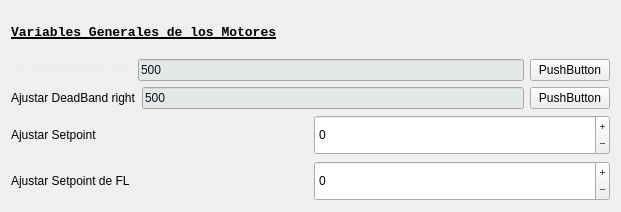
          <widget class="QWidget" name="layoutWidget">
           <property name="geometry">
            <rect>
             <x>0</x>
             <y>10</y>
             <width>621</width>
             <height>212</height>
            </rect>
           </property>
           <layout class="QVBoxLayout" name="verticalLayout_31">
            <item>
             <widget class="QLabel" name="IR_1_label_25">
              <property name="minimumSize">
               <size>
                <width>0</width>
                <height>40</height>
               </size>
              </property>
              <property name="maximumSize">
               <size>
                <width>16777215</width>
                <height>16777215</height>
               </size>
              </property>
              <property name="font">
               <font>
                <family>Consolas</family>
                <pointsize>10</pointsize>
                <italic>false</italic>
                <bold>true</bold>
                <underline>true</underline>
                <strikeout>false</strikeout>
               </font>
              </property>
              <property name="text">
               <string>Variables Generales de los Motores</string>
              </property>
             </widget>
            </item>
            <item>
             <layout class="QHBoxLayout" name="horizontalLayout_20">
              <item>
               <widget class="QLabel" name="LDL_Label">
                <property name="maximumSize">
                 <size>
                  <width>16777215</width>
                  <height>20</height>
                 </size>
                </property>
                <property name="palette">
                 <palette>
                  <active>
                   <colorrole role="WindowText">
                    <brush brushstyle="SolidPattern">
                     <color alpha="255">
                      <red>232</red>
                      <green>236</green>
                      <blue>236</blue>
                     </color>
                    </brush>
                   </colorrole>
                   <colorrole role="Button">
                    <brush brushstyle="SolidPattern">
                     <color alpha="255">
                      <red>6</red>
                      <green>20</green>
                      <blue>27</blue>
                     </color>
                    </brush>
                   </colorrole>
                   <colorrole role="Text">
                    <brush brushstyle="SolidPattern">
                     <color alpha="255">
                      <red>232</red>
                      <green>236</green>
                      <blue>236</blue>
                     </color>
                    </brush>
                   </colorrole>
                   <colorrole role="ButtonText">
                    <brush brushstyle="SolidPattern">
                     <color alpha="255">
                      <red>232</red>
                      <green>236</green>
                      <blue>236</blue>
                     </color>
                    </brush>
                   </colorrole>
                   <colorrole role="Base">
                    <brush brushstyle="SolidPattern">
                     <color alpha="255">
                      <red>6</red>
                      <green>20</green>
                      <blue>27</blue>
                     </color>
                    </brush>
                   </colorrole>
                   <colorrole role="Window">
                    <brush brushstyle="SolidPattern">
                     <color alpha="255">
                      <red>6</red>
                      <green>20</green>
                      <blue>27</blue>
                     </color>
                    </brush>
                   </colorrole>
                   <colorrole role="PlaceholderText">
                    <brush brushstyle="SolidPattern">
                     <color alpha="128">
                      <red>232</red>
                      <green>236</green>
                      <blue>236</blue>
                     </color>
                    </brush>
                   </colorrole>
                  </active>
                  <inactive>
                   <colorrole role="WindowText">
                    <brush brushstyle="SolidPattern">
                     <color alpha="255">
                      <red>232</red>
                      <green>236</green>
                      <blue>236</blue>
                     </color>
                    </brush>
                   </colorrole>
                   <colorrole role="Button">
                    <brush brushstyle="SolidPattern">
                     <color alpha="255">
                      <red>6</red>
                      <green>20</green>
                      <blue>27</blue>
                     </color>
                    </brush>
                   </colorrole>
                   <colorrole role="Text">
                    <brush brushstyle="SolidPattern">
                     <color alpha="255">
                      <red>232</red>
                      <green>236</green>
                      <blue>236</blue>
                     </color>
                    </brush>
                   </colorrole>
                   <colorrole role="ButtonText">
                    <brush brushstyle="SolidPattern">
                     <color alpha="255">
                      <red>232</red>
                      <green>236</green>
                      <blue>236</blue>
                     </color>
                    </brush>
                   </colorrole>
                   <colorrole role="Base">
                    <brush brushstyle="SolidPattern">
                     <color alpha="255">
                      <red>6</red>
                      <green>20</green>
                      <blue>27</blue>
                     </color>
                    </brush>
                   </colorrole>
                   <colorrole role="Window">
                    <brush brushstyle="SolidPattern">
                     <color alpha="255">
                      <red>6</red>
                      <green>20</green>
                      <blue>27</blue>
                     </color>
                    </brush>
                   </colorrole>
                   <colorrole role="PlaceholderText">
                    <brush brushstyle="SolidPattern">
                     <color alpha="128">
                      <red>232</red>
                      <green>236</green>
                      <blue>236</blue>
                     </color>
                    </brush>
                   </colorrole>
                  </inactive>
                  <disabled>
                   <colorrole role="WindowText">
                    <brush brushstyle="SolidPattern">
                     <color alpha="255">
                      <red>232</red>
                      <green>236</green>
                      <blue>236</blue>
                     </color>
                    </brush>
                   </colorrole>
                   <colorrole role="Button">
                    <brush brushstyle="SolidPattern">
                     <color alpha="255">
                      <red>6</red>
                      <green>20</green>
                      <blue>27</blue>
                     </color>
                    </brush>
                   </colorrole>
                   <colorrole role="Text">
                    <brush brushstyle="SolidPattern">
                     <color alpha="255">
                      <red>232</red>
                      <green>236</green>
                      <blue>236</blue>
                     </color>
                    </brush>
                   </colorrole>
                   <colorrole role="ButtonText">
                    <brush brushstyle="SolidPattern">
                     <color alpha="255">
                      <red>232</red>
                      <green>236</green>
                      <blue>236</blue>
                     </color>
                    </brush>
                   </colorrole>
                   <colorrole role="Base">
                    <brush brushstyle="SolidPattern">
                     <color alpha="255">
                      <red>6</red>
                      <green>20</green>
                      <blue>27</blue>
                     </color>
                    </brush>
                   </colorrole>
                   <colorrole role="Window">
                    <brush brushstyle="SolidPattern">
                     <color alpha="255">
                      <red>6</red>
                      <green>20</green>
                      <blue>27</blue>
                     </color>
                    </brush>
                   </colorrole>
                   <colorrole role="PlaceholderText">
                    <brush brushstyle="SolidPattern">
                     <color alpha="128">
                      <red>232</red>
                      <green>236</green>
                      <blue>236</blue>
                     </color>
                    </brush>
                   </colorrole>
                  </disabled>
                 </palette>
                </property>
                <property name="styleSheet">
                 <string notr="true"/>
                </property>
                <property name="text">
                 <string>Ajustar DeadBand  left</string>
                </property>
               </widget>
              </item>
              <item>
               <widget class="QLineEdit" name="LDL_LineEdit">
                <property name="palette">
                 <palette>
                  <active>
                   <colorrole role="WindowText">
                    <brush brushstyle="SolidPattern">
                     <color alpha="255">
                      <red>6</red>
                      <green>20</green>
                      <blue>27</blue>
                     </color>
                    </brush>
                   </colorrole>
                   <colorrole role="Button">
                    <brush brushstyle="SolidPattern">
                     <color alpha="255">
                      <red>228</red>
                      <green>232</green>
                      <blue>231</blue>
                     </color>
                    </brush>
                   </colorrole>
                   <colorrole role="Text">
                    <brush brushstyle="SolidPattern">
                     <color alpha="255">
                      <red>6</red>
                      <green>20</green>
                      <blue>27</blue>
                     </color>
                    </brush>
                   </colorrole>
                   <colorrole role="ButtonText">
                    <brush brushstyle="SolidPattern">
                     <color alpha="255">
                      <red>6</red>
                      <green>20</green>
                      <blue>27</blue>
                     </color>
                    </brush>
                   </colorrole>
                   <colorrole role="Base">
                    <brush brushstyle="SolidPattern">
                     <color alpha="255">
                      <red>228</red>
                      <green>232</green>
                      <blue>231</blue>
                     </color>
                    </brush>
                   </colorrole>
                   <colorrole role="Window">
                    <brush brushstyle="SolidPattern">
                     <color alpha="255">
                      <red>228</red>
                      <green>232</green>
                      <blue>231</blue>
                     </color>
                    </brush>
                   </colorrole>
                   <colorrole role="PlaceholderText">
                    <brush brushstyle="SolidPattern">
                     <color alpha="128">
                      <red>6</red>
                      <green>20</green>
                      <blue>27</blue>
                     </color>
                    </brush>
                   </colorrole>
                  </active>
                  <inactive>
                   <colorrole role="WindowText">
                    <brush brushstyle="SolidPattern">
                     <color alpha="255">
                      <red>6</red>
                      <green>20</green>
                      <blue>27</blue>
                     </color>
                    </brush>
                   </colorrole>
                   <colorrole role="Button">
                    <brush brushstyle="SolidPattern">
                     <color alpha="255">
                      <red>228</red>
                      <green>232</green>
                      <blue>231</blue>
                     </color>
                    </brush>
                   </colorrole>
                   <colorrole role="Text">
                    <brush brushstyle="SolidPattern">
                     <color alpha="255">
                      <red>6</red>
                      <green>20</green>
                      <blue>27</blue>
                     </color>
                    </brush>
                   </colorrole>
                   <colorrole role="ButtonText">
                    <brush brushstyle="SolidPattern">
                     <color alpha="255">
                      <red>6</red>
                      <green>20</green>
                      <blue>27</blue>
                     </color>
                    </brush>
                   </colorrole>
                   <colorrole role="Base">
                    <brush brushstyle="SolidPattern">
                     <color alpha="255">
                      <red>228</red>
                      <green>232</green>
                      <blue>231</blue>
                     </color>
                    </brush>
                   </colorrole>
                   <colorrole role="Window">
                    <brush brushstyle="SolidPattern">
                     <color alpha="255">
                      <red>228</red>
                      <green>232</green>
                      <blue>231</blue>
                     </color>
                    </brush>
                   </colorrole>
                   <colorrole role="PlaceholderText">
                    <brush brushstyle="SolidPattern">
                     <color alpha="128">
                      <red>6</red>
                      <green>20</green>
                      <blue>27</blue>
                     </color>
                    </brush>
                   </colorrole>
                  </inactive>
                  <disabled>
                   <colorrole role="WindowText">
                    <brush brushstyle="SolidPattern">
                     <color alpha="255">
                      <red>6</red>
                      <green>20</green>
                      <blue>27</blue>
                     </color>
                    </brush>
                   </colorrole>
                   <colorrole role="Button">
                    <brush brushstyle="SolidPattern">
                     <color alpha="255">
                      <red>228</red>
                      <green>232</green>
                      <blue>231</blue>
                     </color>
                    </brush>
                   </colorrole>
                   <colorrole role="Text">
                    <brush brushstyle="SolidPattern">
                     <color alpha="255">
                      <red>6</red>
                      <green>20</green>
                      <blue>27</blue>
                     </color>
                    </brush>
                   </colorrole>
                   <colorrole role="ButtonText">
                    <brush brushstyle="SolidPattern">
                     <color alpha="255">
                      <red>6</red>
                      <green>20</green>
                      <blue>27</blue>
                     </color>
                    </brush>
                   </colorrole>
                   <colorrole role="Base">
                    <brush brushstyle="SolidPattern">
                     <color alpha="255">
                      <red>228</red>
                      <green>232</green>
                      <blue>231</blue>
                     </color>
                    </brush>
                   </colorrole>
                   <colorrole role="Window">
                    <brush brushstyle="SolidPattern">
                     <color alpha="255">
                      <red>228</red>
                      <green>232</green>
                      <blue>231</blue>
                     </color>
                    </brush>
                   </colorrole>
                   <colorrole role="PlaceholderText">
                    <brush brushstyle="SolidPattern">
                     <color alpha="128">
                      <red>6</red>
                      <green>20</green>
                      <blue>27</blue>
                     </color>
                    </brush>
                   </colorrole>
                  </disabled>
                 </palette>
                </property>
                <property name="text">
                 <string>500</string>
                </property>
               </widget>
              </item>
              <item>
               <widget class="QPushButton" name="LDL_pushButton">
                <property name="text">
                 <string>PushButton</string>
                </property>
               </widget>
              </item>
             </layout>
            </item>
            <item>
             <layout class="QHBoxLayout" name="horizontalLayout_16">
              <item>
               <widget class="QLabel" name="RDL_Label">
                <property name="maximumSize">
                 <size>
                  <width>16777215</width>
                  <height>20</height>
                 </size>
                </property>
                <property name="text">
                 <string>Ajustar DeadBand right</string>
                </property>
               </widget>
              </item>
              <item>
               <widget class="QLineEdit" name="RDL_LineEdit">
                <property name="palette">
                 <palette>
                  <active>
                   <colorrole role="WindowText">
                    <brush brushstyle="SolidPattern">
                     <color alpha="255">
                      <red>6</red>
                      <green>20</green>
                      <blue>27</blue>
                     </color>
                    </brush>
                   </colorrole>
                   <colorrole role="Button">
                    <brush brushstyle="SolidPattern">
                     <color alpha="255">
                      <red>228</red>
                      <green>232</green>
                      <blue>231</blue>
                     </color>
                    </brush>
                   </colorrole>
                   <colorrole role="Text">
                    <brush brushstyle="SolidPattern">
                     <color alpha="255">
                      <red>6</red>
                      <green>20</green>
                      <blue>27</blue>
                     </color>
                    </brush>
                   </colorrole>
                   <colorrole role="ButtonText">
                    <brush brushstyle="SolidPattern">
                     <color alpha="255">
                      <red>6</red>
                      <green>20</green>
                      <blue>27</blue>
                     </color>
                    </brush>
                   </colorrole>
                   <colorrole role="Base">
                    <brush brushstyle="SolidPattern">
                     <color alpha="255">
                      <red>228</red>
                      <green>232</green>
                      <blue>231</blue>
                     </color>
                    </brush>
                   </colorrole>
                   <colorrole role="Window">
                    <brush brushstyle="SolidPattern">
                     <color alpha="255">
                      <red>228</red>
                      <green>232</green>
                      <blue>231</blue>
                     </color>
                    </brush>
                   </colorrole>
                   <colorrole role="PlaceholderText">
                    <brush brushstyle="SolidPattern">
                     <color alpha="128">
                      <red>6</red>
                      <green>20</green>
                      <blue>27</blue>
                     </color>
                    </brush>
                   </colorrole>
                  </active>
                  <inactive>
                   <colorrole role="WindowText">
                    <brush brushstyle="SolidPattern">
                     <color alpha="255">
                      <red>6</red>
                      <green>20</green>
                      <blue>27</blue>
                     </color>
                    </brush>
                   </colorrole>
                   <colorrole role="Button">
                    <brush brushstyle="SolidPattern">
                     <color alpha="255">
                      <red>228</red>
                      <green>232</green>
                      <blue>231</blue>
                     </color>
                    </brush>
                   </colorrole>
                   <colorrole role="Text">
                    <brush brushstyle="SolidPattern">
                     <color alpha="255">
                      <red>6</red>
                      <green>20</green>
                      <blue>27</blue>
                     </color>
                    </brush>
                   </colorrole>
                   <colorrole role="ButtonText">
                    <brush brushstyle="SolidPattern">
                     <color alpha="255">
                      <red>6</red>
                      <green>20</green>
                      <blue>27</blue>
                     </color>
                    </brush>
                   </colorrole>
                   <colorrole role="Base">
                    <brush brushstyle="SolidPattern">
                     <color alpha="255">
                      <red>228</red>
                      <green>232</green>
                      <blue>231</blue>
                     </color>
                    </brush>
                   </colorrole>
                   <colorrole role="Window">
                    <brush brushstyle="SolidPattern">
                     <color alpha="255">
                      <red>228</red>
                      <green>232</green>
                      <blue>231</blue>
                     </color>
                    </brush>
                   </colorrole>
                   <colorrole role="PlaceholderText">
                    <brush brushstyle="SolidPattern">
                     <color alpha="128">
                      <red>6</red>
                      <green>20</green>
                      <blue>27</blue>
                     </color>
                    </brush>
                   </colorrole>
                  </inactive>
                  <disabled>
                   <colorrole role="WindowText">
                    <brush brushstyle="SolidPattern">
                     <color alpha="255">
                      <red>6</red>
                      <green>20</green>
                      <blue>27</blue>
                     </color>
                    </brush>
                   </colorrole>
                   <colorrole role="Button">
                    <brush brushstyle="SolidPattern">
                     <color alpha="255">
                      <red>228</red>
                      <green>232</green>
                      <blue>231</blue>
                     </color>
                    </brush>
                   </colorrole>
                   <colorrole role="Text">
                    <brush brushstyle="SolidPattern">
                     <color alpha="255">
                      <red>6</red>
                      <green>20</green>
                      <blue>27</blue>
                     </color>
                    </brush>
                   </colorrole>
                   <colorrole role="ButtonText">
                    <brush brushstyle="SolidPattern">
                     <color alpha="255">
                      <red>6</red>
                      <green>20</green>
                      <blue>27</blue>
                     </color>
                    </brush>
                   </colorrole>
                   <colorrole role="Base">
                    <brush brushstyle="SolidPattern">
                     <color alpha="255">
                      <red>228</red>
                      <green>232</green>
                      <blue>231</blue>
                     </color>
                    </brush>
                   </colorrole>
                   <colorrole role="Window">
                    <brush brushstyle="SolidPattern">
                     <color alpha="255">
                      <red>228</red>
                      <green>232</green>
                      <blue>231</blue>
                     </color>
                    </brush>
                   </colorrole>
                   <colorrole role="PlaceholderText">
                    <brush brushstyle="SolidPattern">
                     <color alpha="128">
                      <red>6</red>
                      <green>20</green>
                      <blue>27</blue>
                     </color>
                    </brush>
                   </colorrole>
                  </disabled>
                 </palette>
                </property>
                <property name="text">
                 <string>500</string>
                </property>
               </widget>
              </item>
              <item>
               <widget class="QPushButton" name="RDL_pushButton">
                <property name="text">
                 <string>PushButton</string>
                </property>
               </widget>
              </item>
             </layout>
            </item>
            <item>
             <layout class="QHBoxLayout" name="horizontalLayout_21">
              <item>
               <widget class="QLabel" name="IR_1_label_26">
                <property name="maximumSize">
                 <size>
                  <width>16777215</width>
                  <height>20</height>
                 </size>
                </property>
                <property name="text">
                 <string>Ajustar Setpoint</string>
                </property>
               </widget>
              </item>
              <item>
               <widget class="QSpinBox" name="Setpoint_spinBox">
                <property name="minimumSize">
                 <size>
                  <width>0</width>
                  <height>40</height>
                 </size>
                </property>
                <property name="autoFillBackground">
                 <bool>false</bool>
                </property>
                <property name="wrapping">
                 <bool>true</bool>
                </property>
                <property name="alignment">
                 <set>Qt::AlignmentFlag::AlignLeading|Qt::AlignmentFlag::AlignLeft|Qt::AlignmentFlag::AlignVCenter</set>
                </property>
                <property name="buttonSymbols">
                 <enum>QAbstractSpinBox::ButtonSymbols::PlusMinus</enum>
                </property>
                <property name="showGroupSeparator" stdset="0">
                 <bool>false</bool>
                </property>
                <property name="minimum">
                 <number>-999</number>
                </property>
                <property name="maximum">
                 <number>999</number>
                </property>
               </widget>
              </item>
             </layout>
            </item>
            <item>
             <layout class="QHBoxLayout" name="horizontalLayout_25">
              <item>
               <widget class="QLabel" name="IR_1_label_32">
                <property name="maximumSize">
                 <size>
                  <width>16777215</width>
                  <height>20</height>
                 </size>
                </property>
                <property name="text">
                 <string>Ajustar Setpoint de FL</string>
                </property>
               </widget>
              </item>
              <item>
               <widget class="QSpinBox" name="Setpoint_FL_spinBox">
                <property name="minimumSize">
                 <size>
                  <width>0</width>
                  <height>40</height>
                 </size>
                </property>
                <property name="autoFillBackground">
                 <bool>false</bool>
                </property>
                <property name="wrapping">
                 <bool>true</bool>
                </property>
                <property name="alignment">
                 <set>Qt::AlignmentFlag::AlignLeading|Qt::AlignmentFlag::AlignLeft|Qt::AlignmentFlag::AlignVCenter</set>
                </property>
                <property name="buttonSymbols">
                 <enum>QAbstractSpinBox::ButtonSymbols::PlusMinus</enum>
                </property>
                <property name="showGroupSeparator" stdset="0">
                 <bool>false</bool>
                </property>
                <property name="minimum">
                 <number>-999</number>
                </property>
                <property name="maximum">
                 <number>999</number>
                </property>
               </widget>
              </item>
             </layout>
            </item>
           </layout>
          </widget>
